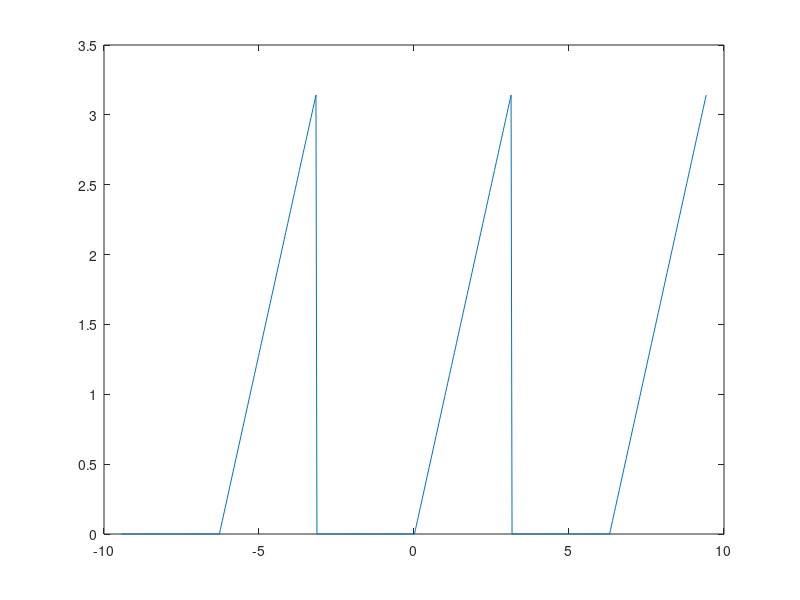
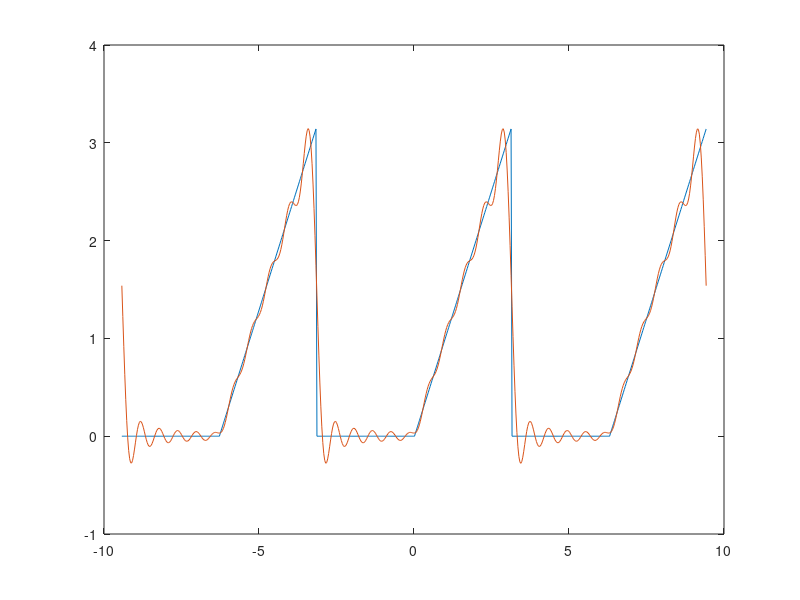

These figures' MATLAB source, in order:
%Recep Said Dülger
%MAT201 Homework 5

%Question-1
clear all;
close all;
clc;
x1=linspace(-pi,0,100);
x2=linspace(0,pi,100);
f=[zeros(1,100) x2]; 
f2=[f f f]; 
x3=linspace(-3*pi,3*pi,600); 
plot(x3,f2);
sum_cos=0;
for k=1:2:10  
    sum_cos=sum_cos+cos(k*x3)/(k.^2);
end
sum_sin=0;
for n=1:1:10  
    sum_sin=sum_sin+((-1).^(n+1)/n)*sin(n*x3);
end
fseri=(pi/4)-(2/pi)*sum_cos+sum_sin;
figure
plot(x3,f2);  
hold on
plot(x3,fseri);


